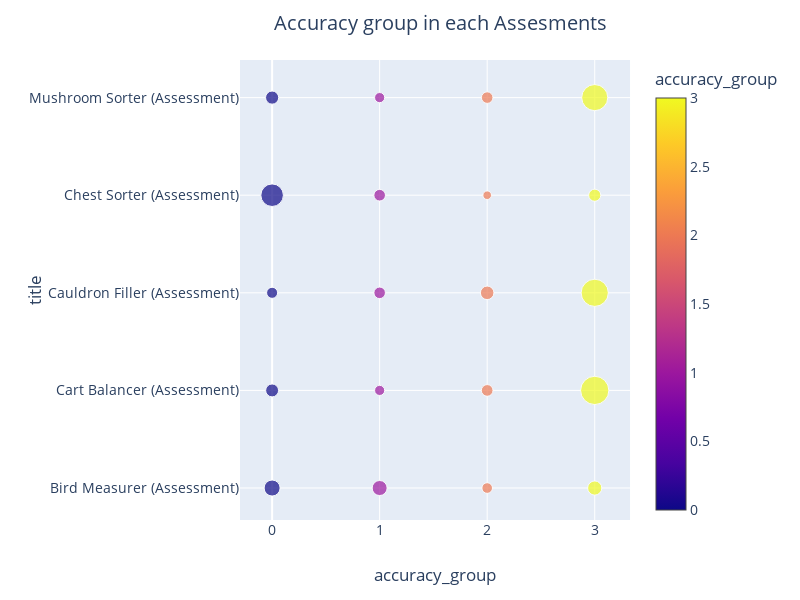

Notebook cell for this chart:
### Code cell
#temp=df.drop_duplicates('GameId', keep='last')
temp_df = train_labels.groupby(["title","accuracy_group"])["accuracy_group"].agg(["count"]).reset_index()
temp_df.columns = ["title","accuracy_group", "Count"]
#temp_df.Country = temp_df[temp_df.Country != 'United Kingdom']

fig = px.scatter(temp_df, x="accuracy_group", y="title", color="accuracy_group", size="Count")
layout = go.Layout(
    title=go.layout.Title(
        text="Accuracy group in each Assesments",
        x=0.55
    ),
    font=dict(size=14),
    width=800,
    height=600,
    showlegend=False
)
fig.update_layout(layout)
fig.show()

### Figure 1 — Plotly figure (JSON) as saved in the notebook; plotly's stock layout.template omitted (floating-point values rounded to 4 significant figures)
{"data": [{"hoverlabel": {"namelength": 0}, "hovertemplate": "accuracy_group=%{marker.color}<br>title=%{y}<br>Count=%{marker.size}", "legendgroup": "", "marker": {"color": [0, 1, 2, 3, 0, 1, 2, 3, 0, 1, 2, 3, 0, 1, 2, 3, 0, 1, 2, 3], "coloraxis": "coloraxis", "size": [886, 778, 389, 693, 576, 353, 470, 2752, 421, 459, 630, 2545, 1752, 466, 256, 507, 594, 355, 460, 2348], "sizemode": "area", "sizeref": 6.88, "symbol": "circle"}, "mode": "markers", "name": "", "showlegend": false, "type": "scatter", "x": [0, 1, 2, 3, 0, 1, 2, 3, 0, 1, 2, 3, 0, 1, 2, 3, 0, 1, 2, 3], "xaxis": "x", "y": ["Bird Measurer (Assessment)", "Bird Measurer (Assessment)", "Bird Measurer (Assessment)", "Bird Measurer (Assessment)", "Cart Balancer (Assessment)", "Cart Balancer (Assessment)", "Cart Balancer (Assessment)", "Cart Balancer (Assessment)", "Cauldron Filler (Assessment)", "Cauldron Filler (Assessment)", "Cauldron Filler (Assessment)", "Cauldron Filler (Assessment)", "Chest Sorter (Assessment)", "Chest Sorter (Assessment)", "Chest Sorter (Assessment)", "Chest Sorter (Assessment)", "Mushroom Sorter (Assessment)", "Mushroom Sorter (Assessment)", "Mushroom Sorter (Assessment)", "Mushroom Sorter (Assessment)"], "yaxis": "y"}], "layout": {"coloraxis": {"colorbar": {"title": {"text": "accuracy_group"}}, "colorscale": [[0, "#0d0887"], [0.1111, "#46039f"], [0.2222, "#7201a8"], [0.3333, "#9c179e"], [0.4444, "#bd3786"], [0.5556, "#d8576b"], [0.6667, "#ed7953"], [0.7778, "#fb9f3a"], [0.8889, "#fdca26"], [1, "#f0f921"]]}, "font": {"size": 14}, "height": 600, "legend": {"itemsizing": "constant", "tracegroupgap": 0}, "margin": {"t": 60}, "showlegend": false, "title": {"text": "Accuracy group in each Assesments", "x": 0.55}, "width": 800, "xaxis": {"anchor": "y", "domain": [0, 0.98], "title": {"text": "accuracy_group"}}, "yaxis": {"anchor": "x", "domain": [0, 1], "title": {"text": "title"}}}}
